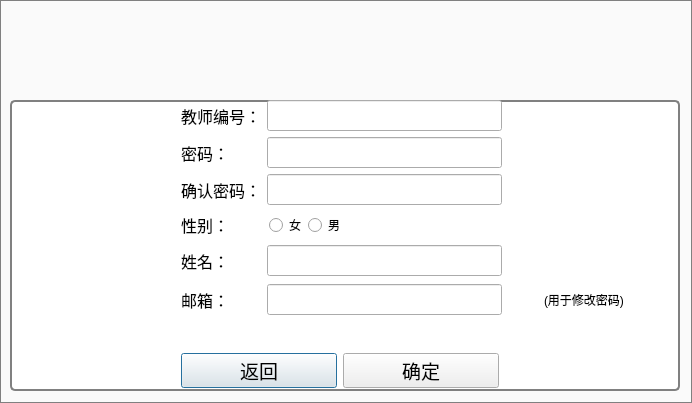
<?xml version="1.0" encoding="UTF-8"?>
<ui version="4.0">
 <class>SignIn</class>
 <widget class="QDialog" name="SignIn">
  <property name="geometry">
   <rect>
    <x>0</x>
    <y>0</y>
    <width>692</width>
    <height>403</height>
   </rect>
  </property>
  <property name="windowTitle">
   <string>Dialog</string>
  </property>
  <property name="styleSheet">
   <string notr="true">QDialog
{
border: 1px solid gray;
background:rgb(250, 250, 250)
}</string>
  </property>
  <widget class="QWidget" name="w" native="true">
   <property name="geometry">
    <rect>
     <x>10</x>
     <y>100</y>
     <width>670</width>
     <height>291</height>
    </rect>
   </property>
   <property name="styleSheet">
    <string notr="true">QWidget#w
{
border: 2px solid gray;
border-radius:5px; 
padding: 0px 10px 0px 20px;
background:rgb(255, 255, 255)
 
}</string>
   </property>
   <layout class="QGridLayout" name="gridLayout_2">
    <item row="4" column="2">
     <widget class="QWidget" name="sexWidget" native="true">
      <layout class="QHBoxLayout" name="horizontalLayout_4">
       <property name="spacing">
        <number>2</number>
       </property>
       <property name="leftMargin">
        <number>2</number>
       </property>
       <property name="topMargin">
        <number>2</number>
       </property>
       <property name="rightMargin">
        <number>2</number>
       </property>
       <property name="bottomMargin">
        <number>2</number>
       </property>
       <item>
        <widget class="QRadioButton" name="radioButton_2">
         <property name="text">
          <string>女</string>
         </property>
        </widget>
       </item>
       <item>
        <widget class="QRadioButton" name="radioButton">
         <property name="text">
          <string>男</string>
         </property>
        </widget>
       </item>
       <item>
        <spacer name="horizontalSpacer">
         <property name="orientation">
          <enum>Qt::Horizontal</enum>
         </property>
         <property name="sizeHint" stdset="0">
          <size>
           <width>40</width>
           <height>20</height>
          </size>
         </property>
        </spacer>
       </item>
      </layout>
     </widget>
    </item>
    <item row="8" column="1" colspan="3">
     <widget class="QLabel" name="labmsg">
      <property name="enabled">
       <bool>true</bool>
      </property>
      <property name="minimumSize">
       <size>
        <width>0</width>
        <height>0</height>
       </size>
      </property>
      <property name="maximumSize">
       <size>
        <width>16777215</width>
        <height>0</height>
       </size>
      </property>
      <property name="styleSheet">
       <string notr="true">QLabel
{
	color: rgb(255, 0, 0)
}</string>
      </property>
      <property name="text">
       <string/>
      </property>
     </widget>
    </item>
    <item row="0" column="2">
     <widget class="QLineEdit" name="lineEdit">
      <property name="font">
       <font>
        <family>Adobe 仿宋 Std R</family>
        <pointsize>12</pointsize>
       </font>
      </property>
     </widget>
    </item>
    <item row="3" column="2">
     <widget class="QLineEdit" name="lineEdit_3">
      <property name="font">
       <font>
        <family>Adobe 仿宋 Std R</family>
        <pointsize>12</pointsize>
       </font>
      </property>
     </widget>
    </item>
    <item row="3" column="1">
     <widget class="QLabel" name="label_3">
      <property name="font">
       <font>
        <family>Adobe 仿宋 Std R</family>
        <pointsize>12</pointsize>
       </font>
      </property>
      <property name="text">
       <string>确认密码：</string>
      </property>
     </widget>
    </item>
    <item row="5" column="1">
     <widget class="QLabel" name="label_5">
      <property name="font">
       <font>
        <family>Adobe 仿宋 Std R</family>
        <pointsize>12</pointsize>
       </font>
      </property>
      <property name="text">
       <string>姓名：</string>
      </property>
     </widget>
    </item>
    <item row="5" column="2">
     <widget class="QLineEdit" name="lineEdit_4">
      <property name="font">
       <font>
        <family>Adobe 仿宋 Std R</family>
        <pointsize>12</pointsize>
       </font>
      </property>
     </widget>
    </item>
    <item row="4" column="1">
     <widget class="QLabel" name="label_4">
      <property name="font">
       <font>
        <family>Adobe 仿宋 Std R</family>
        <pointsize>12</pointsize>
       </font>
      </property>
      <property name="text">
       <string>性别：</string>
      </property>
     </widget>
    </item>
    <item row="6" column="2">
     <widget class="QLineEdit" name="lineEdit_5">
      <property name="font">
       <font>
        <family>Adobe 仿宋 Std R</family>
        <pointsize>12</pointsize>
       </font>
      </property>
     </widget>
    </item>
    <item row="6" column="1">
     <widget class="QLabel" name="label_6">
      <property name="font">
       <font>
        <family>Adobe 仿宋 Std R</family>
        <pointsize>12</pointsize>
       </font>
      </property>
      <property name="text">
       <string>邮箱：</string>
      </property>
      <property name="wordWrap">
       <bool>true</bool>
      </property>
     </widget>
    </item>
    <item row="9" column="1" colspan="2">
     <layout class="QHBoxLayout" name="horizontalLayout_5">
      <property name="topMargin">
       <number>5</number>
      </property>
      <property name="rightMargin">
       <number>3</number>
      </property>
      <property name="bottomMargin">
       <number>3</number>
      </property>
      <item>
       <widget class="QPushButton" name="returnBtn">
        <property name="minimumSize">
         <size>
          <width>88</width>
          <height>30</height>
         </size>
        </property>
        <property name="font">
         <font>
          <family>华文楷体</family>
          <pointsize>14</pointsize>
         </font>
        </property>
        <property name="text">
         <string>返回</string>
        </property>
       </widget>
      </item>
      <item>
       <widget class="QPushButton" name="pushButton">
        <property name="minimumSize">
         <size>
          <width>0</width>
          <height>35</height>
         </size>
        </property>
        <property name="font">
         <font>
          <family>华文楷体</family>
          <pointsize>14</pointsize>
         </font>
        </property>
        <property name="text">
         <string>确定</string>
        </property>
       </widget>
      </item>
     </layout>
    </item>
    <item row="0" column="0">
     <widget class="QLabel" name="label_15">
      <property name="minimumSize">
       <size>
        <width>165</width>
        <height>0</height>
       </size>
      </property>
      <property name="text">
       <string/>
      </property>
     </widget>
    </item>
    <item row="0" column="1">
     <widget class="QLabel" name="label">
      <property name="font">
       <font>
        <family>Adobe 仿宋 Std R</family>
        <pointsize>12</pointsize>
       </font>
      </property>
      <property name="text">
       <string>教师编号：</string>
      </property>
     </widget>
    </item>
    <item row="0" column="3">
     <layout class="QHBoxLayout" name="horizontalLayout">
      <item>
       <widget class="QLabel" name="label_7">
        <property name="minimumSize">
         <size>
          <width>21</width>
          <height>12</height>
         </size>
        </property>
        <property name="text">
         <string/>
        </property>
       </widget>
      </item>
      <item>
       <widget class="QLabel" name="label_8">
        <property name="minimumSize">
         <size>
          <width>144</width>
          <height>12</height>
         </size>
        </property>
        <property name="font">
         <font>
          <family>04b_21</family>
          <pointsize>8</pointsize>
         </font>
        </property>
        <property name="text">
         <string/>
        </property>
       </widget>
      </item>
     </layout>
    </item>
    <item row="3" column="3">
     <layout class="QHBoxLayout" name="horizontalLayout_3">
      <item>
       <widget class="QLabel" name="label_12">
        <property name="minimumSize">
         <size>
          <width>21</width>
          <height>0</height>
         </size>
        </property>
        <property name="text">
         <string/>
        </property>
       </widget>
      </item>
      <item>
       <widget class="QLabel" name="label_11">
        <property name="minimumSize">
         <size>
          <width>145</width>
          <height>0</height>
         </size>
        </property>
        <property name="font">
         <font>
          <family>04b_21</family>
          <pointsize>8</pointsize>
         </font>
        </property>
        <property name="text">
         <string/>
        </property>
       </widget>
      </item>
     </layout>
    </item>
    <item row="1" column="3">
     <layout class="QHBoxLayout" name="horizontalLayout_2">
      <item>
       <widget class="QLabel" name="label_10">
        <property name="minimumSize">
         <size>
          <width>21</width>
          <height>16</height>
         </size>
        </property>
        <property name="text">
         <string/>
        </property>
       </widget>
      </item>
      <item>
       <widget class="QLabel" name="label_9">
        <property name="minimumSize">
         <size>
          <width>145</width>
          <height>12</height>
         </size>
        </property>
        <property name="font">
         <font>
          <family>04b_21</family>
          <pointsize>8</pointsize>
         </font>
        </property>
        <property name="text">
         <string/>
        </property>
       </widget>
      </item>
     </layout>
    </item>
    <item row="9" column="3">
     <layout class="QHBoxLayout" name="horizontalLayout_6">
      <item>
       <widget class="QLabel" name="label_14">
        <property name="minimumSize">
         <size>
          <width>21</width>
          <height>0</height>
         </size>
        </property>
        <property name="text">
         <string/>
        </property>
       </widget>
      </item>
      <item>
       <widget class="QLabel" name="label_13">
        <property name="minimumSize">
         <size>
          <width>145</width>
          <height>0</height>
         </size>
        </property>
        <property name="font">
         <font>
          <family>04b_21</family>
          <pointsize>8</pointsize>
         </font>
        </property>
        <property name="text">
         <string/>
        </property>
       </widget>
      </item>
     </layout>
    </item>
    <item row="1" column="2">
     <widget class="QLineEdit" name="lineEdit_2">
      <property name="font">
       <font>
        <family>Adobe 仿宋 Std R</family>
        <pointsize>12</pointsize>
       </font>
      </property>
     </widget>
    </item>
    <item row="1" column="1">
     <widget class="QLabel" name="label_2">
      <property name="font">
       <font>
        <family>Adobe 仿宋 Std R</family>
        <pointsize>12</pointsize>
       </font>
      </property>
      <property name="text">
       <string>密码：</string>
      </property>
     </widget>
    </item>
    <item row="7" column="1">
     <spacer name="verticalSpacer">
      <property name="orientation">
       <enum>Qt::Vertical</enum>
      </property>
      <property name="sizeHint" stdset="0">
       <size>
        <width>20</width>
        <height>40</height>
       </size>
      </property>
     </spacer>
    </item>
    <item row="6" column="3">
     <widget class="QWidget" name="wMail" native="true">
      <layout class="QHBoxLayout" name="horizontalLayout_8">
       <item>
        <widget class="QLabel" name="label_19">
         <property name="minimumSize">
          <size>
           <width>21</width>
           <height>0</height>
          </size>
         </property>
         <property name="maximumSize">
          <size>
           <width>21</width>
           <height>16777215</height>
          </size>
         </property>
         <property name="text">
          <string/>
         </property>
        </widget>
       </item>
       <item>
        <widget class="QLabel" name="label_16">
         <property name="text">
          <string>(用于修改密码)</string>
         </property>
        </widget>
       </item>
      </layout>
     </widget>
    </item>
   </layout>
  </widget>
 </widget>
 <tabstops>
  <tabstop>lineEdit</tabstop>
  <tabstop>lineEdit_2</tabstop>
  <tabstop>lineEdit_3</tabstop>
  <tabstop>radioButton</tabstop>
  <tabstop>radioButton_2</tabstop>
  <tabstop>lineEdit_4</tabstop>
  <tabstop>lineEdit_5</tabstop>
  <tabstop>pushButton</tabstop>
 </tabstops>
 <resources/>
 <connections/>
</ui>
